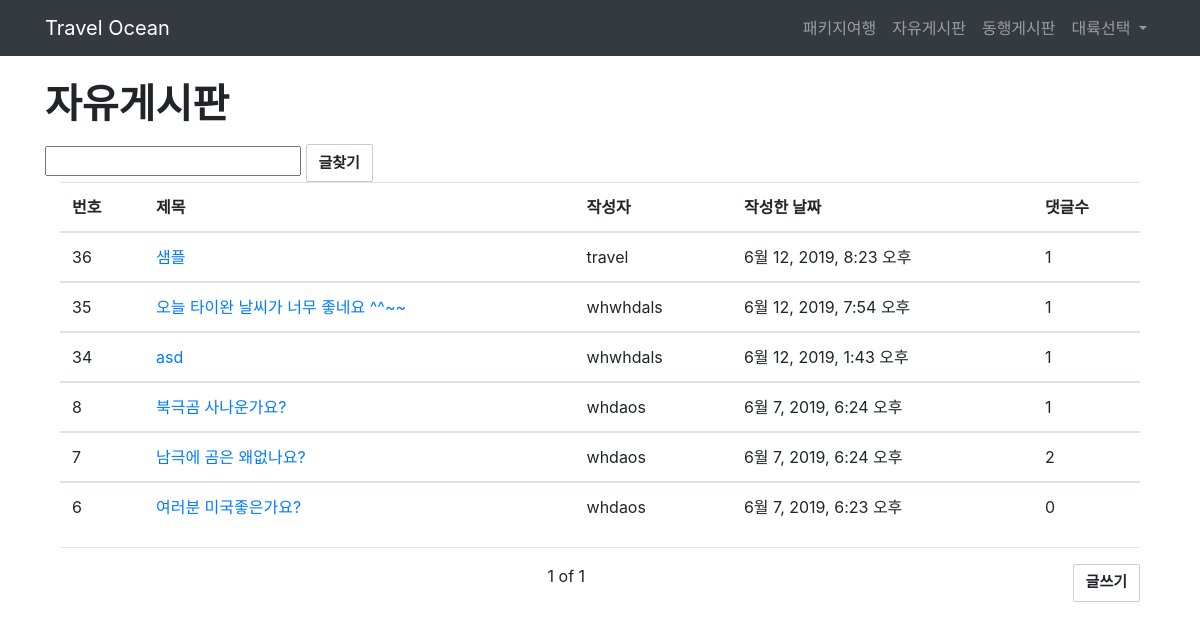
Page /free_borad/ on the committed database.
### index/models.py (models this page shows, shortened)
class Blog(models.Model):
    title = models.CharField(max_length=30)
    content = models.TextField()
    image = models.ImageField(upload_to="images/blog/", blank=True)
    author = models.ForeignKey(User, on_delete=models.CASCADE)
    created_at = models.DateTimeField(auto_now_add=True)
    updated_at = models.DateTimeField(auto_now=True)
    class Meta:
        ordering=['-id']

class User(AbstractUser):
    name = models.CharField(max_length=10)
    phone = models.CharField(max_length=15)
    birth = models.CharField(max_length=10)

### index/views.py (the view)
# urls.py: path('free_borad/', index.views.free_borad, name="free_borad"),
def free_borad(request):
    blogs = Blog.objects.all()
    list = request.GET.get('list')
    if list:
        blogs = blogs.filter(title__contains = list)
    paginator = Paginator(blogs, 10)
    page = request.GET.get('page')
    posts = paginator.get_page(page)
    return render(request, "free_borad.html", {"blogs":blogs, "posts":posts})

### index/templates/free_borad.html (shortened to what this page needs)
{% extends 'base.html' %}
{% load staticfiles %}
    {% block content %}
             <div class="container">
    <h1 class="mt-4 mb-3"><b>자유게시판</b></h1>
          <form action="" method="GET">
                <input type="text" name="list">
                <input type="submit" value="글찾기" class = "btn btn-default">
          </form>
      <div class="container">
      <table class ="table table-hover">
        <thead>
          <tr>
            <th>번호</th>
            <th>제목</th>
            <th>작성자</th>
            <th>작성한 날짜</th>
            <th>댓글수</th>
          </tr>
        </thead>
        <tbody>
        <tr>
            {% for blog in posts %}
          <td>{{ blog.id }}</td>
          <td><a href="{% url 'free_borad_detail' blog.id %}">{{ blog.title }}</a></td>
          <td>{{ blog.author }}</td>
          <td>{{ blog.created_at }}</td>
          <td>{{ blog.comments.count }}</td>
        </tr>
        </tbody>
                      {% endfor %}
      </table>
      <hr/>
      <a class = "btn btn-default pull-right" href="{% url 'create' %}">글쓰기</a>
      <div class = "text-center">
            <span>{{posts.number}}</span>
            <span>of</span>
            <span>{{posts.paginator.num_pages}}</span>
      </div>
    </div>
    </div>
    {% endblock %}

### rows in the picture
Blog: id "36", title "샘플", author "travel", created_at "6월 12, 2019, 8:23 오후", comments.count "1"
Blog: id "35", title "오늘 타이완 날씨가 너무 좋네요 ^^~~", author "whwhdals", created_at "6월 12, 2019, 7:54 오후", comments.count "1"
Blog: id "34", title "asd", author "whwhdals", created_at "6월 12, 2019, 1:43 오후", comments.count "1"
Blog: id "8", title "북극곰 사나운가요?", author "whdaos", created_at "6월 7, 2019, 6:24 오후", comments.count "1"
Blog: id "7", title "남극에 곰은 왜없나요?", author "whdaos", created_at "6월 7, 2019, 6:24 오후", comments.count "2"
Blog: id "6", title "여러분 미국좋은가요?", author "whdaos", created_at "6월 7, 2019, 6:23 오후", comments.count "0"

### other values in the picture
{{ posts.number }} "1"
{{ posts.paginator.num_pages }} "1"
